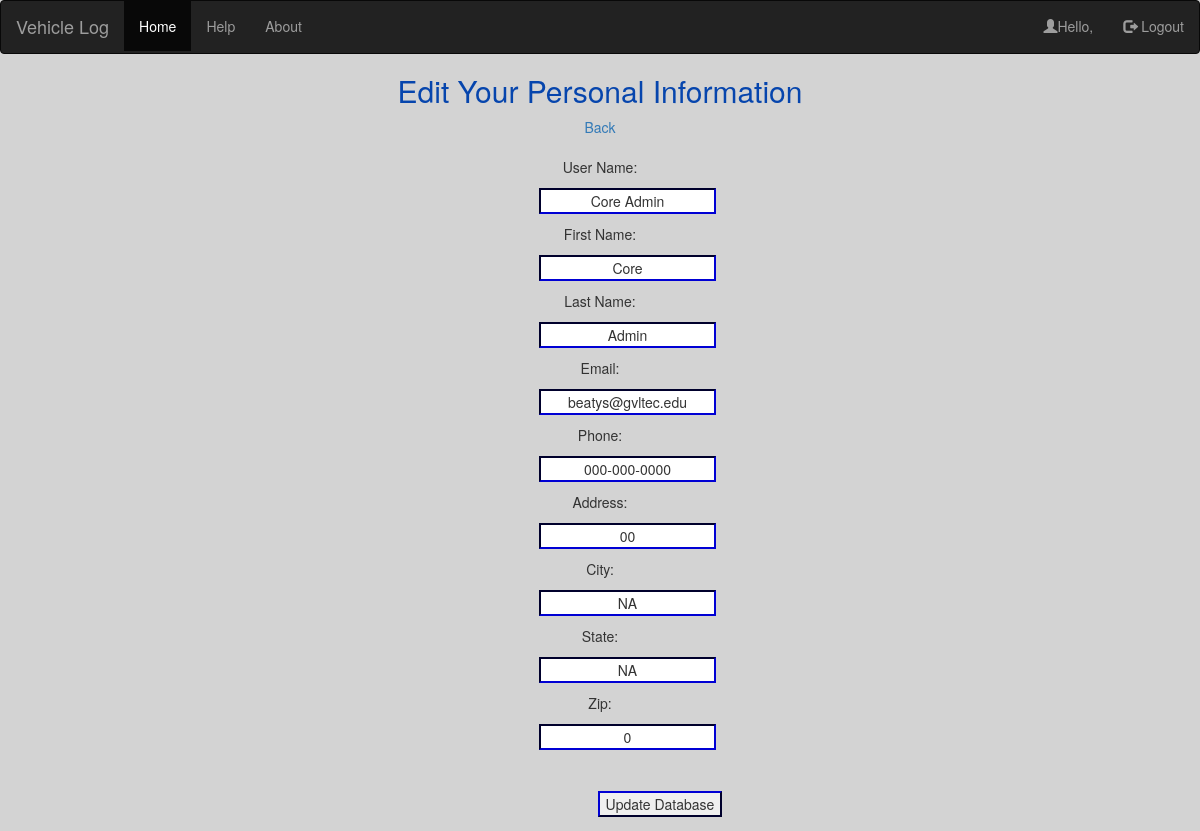
The page /user_user_edit.php on the database its author committed.
### tables this page shows
CREATE TABLE IF NOT EXISTS `user` (
  `user_id` int(5) NOT NULL AUTO_INCREMENT,
  `user_name` varchar(15) NOT NULL,
  `password_id` varchar(15) NOT NULL,
  `first_name` varchar(12) NOT NULL,
  `last_name` varchar(12) NOT NULL,
  `email` varchar(20) NOT NULL,
  `phone` varchar(12) NOT NULL,
  `address` varchar(20) NOT NULL,
  `city` varchar(15) NOT NULL,
  `state` varchar(2) NOT NULL,
  `zip` int(5) NOT NULL,
  `admin_bool` tinyint(1) NOT NULL,
  PRIMARY KEY (`user_id`)
);

### user_user_edit.php (the view, shortened to what this page needs)
<?php
	$db_connect = $_SESSION['db_connect'];
	$count = 0;
	if($count == 0) {
		$record_id = $_SESSION['user_id'];
		$sql_query = "SELECT * FROM user WHERE user_id = '$record_id'";
		$result = mysqli_query($db_connect, $sql_query);
	} else {
		$record_id = $_SESSION['record_id'];
		$sql_query = "SELECT * FROM user WHERE user_id = '$record_id'";
		$result = mysqli_query($db_connect, $sql_query);
		$_SESSION['result'] = $result;
	}
?>
<html>
	<head>
    <link href="css/bootstrap.min.css" rel="stylesheet">
    <link href="../../dist/css/bootstrap.min.css" rel="stylesheet">
    <link href="styleSheet.css" rel="stylesheet">
	</head>
	<body>
     <nav class="navbar navbar-inverse">
  <div class="container-fluid">
    <div class="navbar-header">
      <a class="navbar-brand" href="#">Vehicle Log</a>
    </div>
    <ul class="nav navbar-nav">
      <li class="active"><a href="homepage.php">Home</a></li>
      <li><a href="user_help.php">Help</a></li>
      <li><a href="user_about.php">About</a></li>
    </ul>
    <ul class="nav navbar-nav navbar-right">
      <li><a href="#"><span class="glyphicon glyphicon-user"></span>Hello, <?php echo $_SESSION['username'];?></a></li>
      <li><a href="login.php"><span class="glyphicon glyphicon-log-out"></span> Logout</a></li>
  </div>
</nav>
		<h2>Edit Your Personal Information</h2>
		<form action ="user_user_edit.php" method="post">
		<main>
			<p><a href="edit_records.php">Back</a></p>
				<?php
					while($row = mysqli_fetch_assoc($_SESSION['result'])) {
						echo '<div id="inputs">';
						echo 'User Name: <div id="inputs"><input type="text" name="user_name" value="'. $row['user_name'] . '"></div>';
						echo 'First Name: <div id="inputs"><input type="text" name="first_name" value="' . $row['first_name'] . '"></div>';
						echo 'Last Name: <div id="inputs"><input type="text" name="last_name" value="' . $row['last_name'] . '"></div>';
						echo 'Email: <div id="inputs"><input type="text" name="email" value="' . $row['email'] . '"></div>';
						echo 'Phone: <div id="inputs"><input type="text" name="phone" value="' . $row['phone'] . '"></div>';
						echo 'Address: <div id="inputs"><input type="text" name="address" value="' . $row['address'] . '"></div>';
						echo 'City: <div id="inputs"><input type="text" name="city" value="' . $row['city'] . '"></div>';
						echo 'State: <div id="inputs"><input type="text" name="state" value="' . $row['state'] . '"></div>';
						echo 'Zip: <div id="inputs"><input type="text" name="zip" value="' . $row['zip'] . '"></div>';
						echo "</div>";
					}
				?>
				<br><input type="submit" name="submit" method="post" value="Update Database"><br>
		</main>
	</body>
</html>

### styleSheet.css (style rules this page uses)
body { text-align: center; background: #D3D3D3; }
input { margin-left: 10%; text-align: center; border-color: navy; }
#inputs { width: 550px; padding: .75em 0 .75em 0; margin: auto; text-align: center; border: solid 4px navy #0645AD; }
h2 { color: #0645AD; }
ul li { padding-bottom: 1%; }

### rows shown on the page
user: user_name "Core Admin", first_name "Core", last_name "Admin", email "beatys@gvltec.edu", phone "000-000-0000", address "00", city "NA", state "NA", zip "0"
